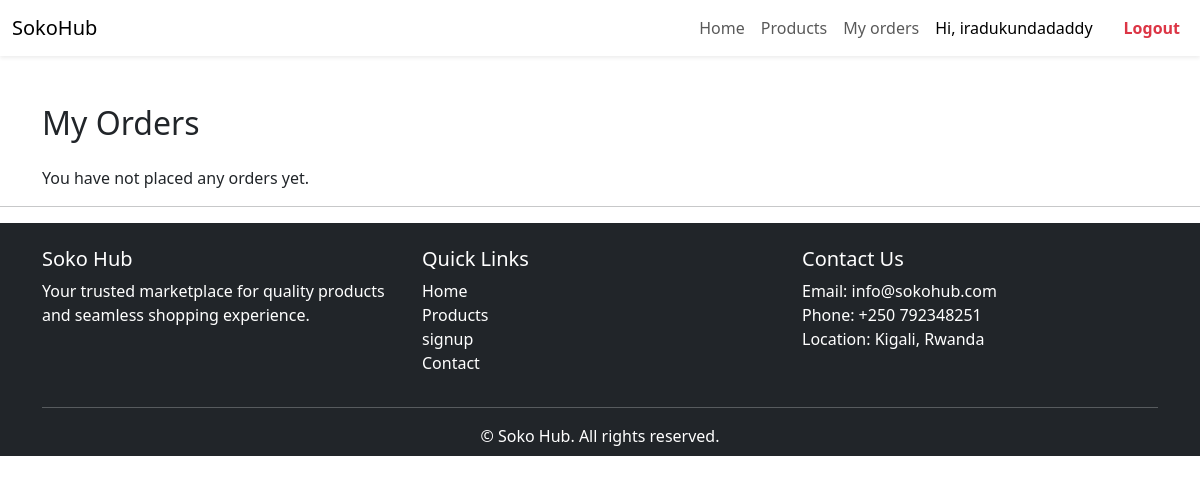
Before: /my-orders/ (signed in) with the older database file.
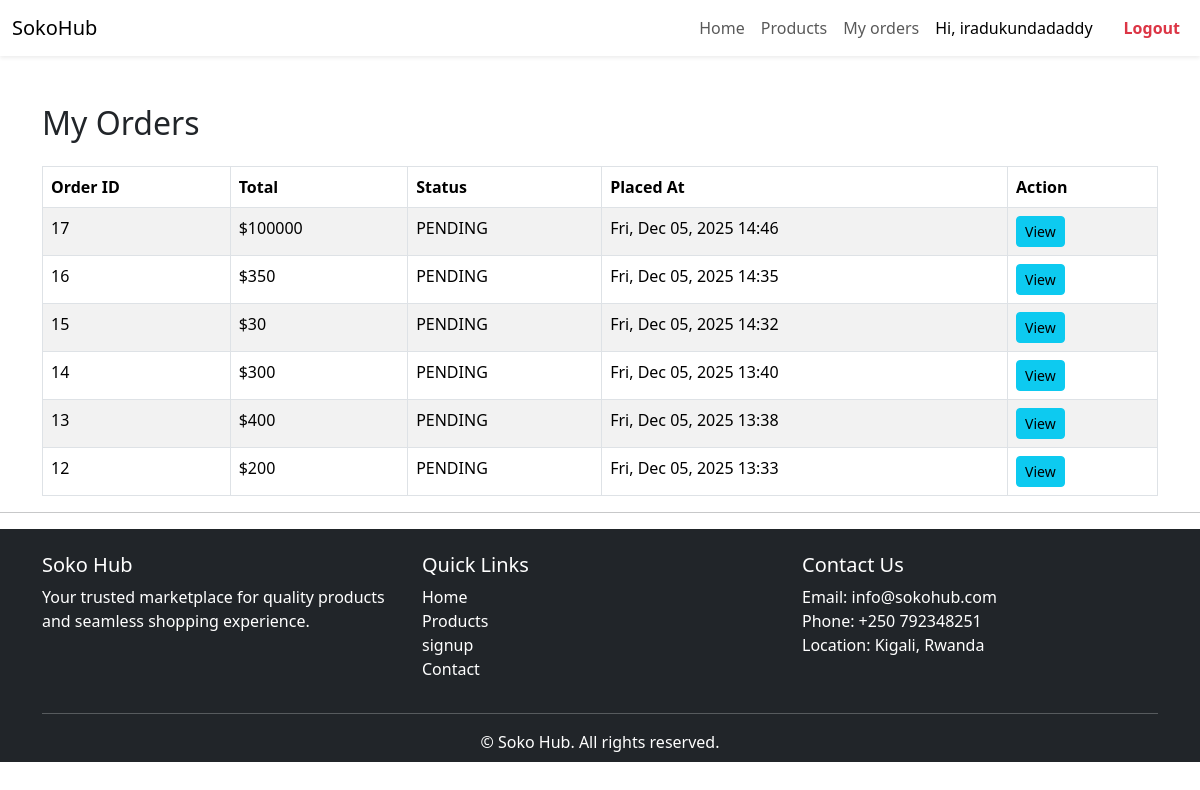
After: the same page with the newer database file.
### accounts/models.py (models this page shows)
class CustomUser(AbstractUser):
    USER_CHOICE_CUSTOMER= 'C',
    USER_CHOICE_VENDOR= 'V',
    USER_CHOICE = [
        ('V','Vendor'),
        ('C','Customer'),
    ]
    phone = models.CharField(max_length=15, blank=True, null=True)
    location = models.CharField(max_length=255)
    user_type= models.CharField(max_length = 150,choices= USER_CHOICE, default= USER_CHOICE_CUSTOMER)

### orders/models.py (models this page shows, shortened)
class Order(models.Model):
    STATUS_CHOICE = [
        ("PENDING","Pending"),
        ("PAID","Paid"),
        ("ACTIVE","Active")
    ]
    customer = models.ForeignKey('accounts.CustomUser',on_delete = models.CASCADE)
    phone = models.CharField( max_length=50)
    delivery_address = models.CharField(max_length=255)
    created_at  = models.DateTimeField(auto_now_add=True)
    status= models.CharField(max_length=255,choices = STATUS_CHOICE)
    total = models.IntegerField()

### orders/views.py (the view)
# urls.py: path("my-orders/", customer_orders, name="customer_orders"),
def customer_orders(request):
    orders = Order.objects.filter(customer=request.user).order_by('-created_at')
    context = {
        "orders": orders
    }
    return render(request, "orders/customer_orders.html", context)

### orders/templates/orders/customer_orders.html (shortened to what this page needs)
{% extends "accounts/base.html" %}
{% block content %}
<div class="container mt-5">
    <h2 class="mb-4">My Orders</h2>
    {% if orders %}
    <table class="table table-bordered table-striped">
        <thead>
            <tr>
                <th>Order ID</th>
                <th>Total</th>
                <th>Status</th>
                <th>Placed At</th>
                <th>Action</th>
            </tr>
        </thead>
        <tbody>
            {% for order in orders %}
            <tr>
                <td>{{ order.id }}</td>
                <td>${{ order.total }}</td>
                <td>{{ order.status }}</td>
                <td>{{ order.created_at|date:"D, M d, Y H:i" }}</td>
                <td>
                    <a href="{% url 'order_confirmation' order.id %}" class="btn btn-sm btn-info">View</a>
                </td>
            </tr>
            {% endfor %}
        </tbody>
    </table>
    {% else %}
    <p>You have not placed any orders yet.</p>
    {% endif %}
</div>
{% endblock %}

### accounts/templates/accounts/base.html (shortened to what this page needs)
{% load static %}
<!DOCTYPE html>
<html lang="en">
<head>
    <link href="https://cdn.jsdelivr.net/npm/bootstrap@5.3.8/dist/css/bootstrap.min.css" rel="stylesheet">
    <link rel="stylesheet" href="{% static 'products/css/main.css' %}">
</head>
<body>
{% include "accounts/navbar.html" %}
{% block content %}
{% endblock %}
    <hr>
    {% include "accounts/footer.html" %}
</body>
</html>

### accounts/templates/accounts/navbar.html (shortened to what this page needs)
{% load static %}
{% block content %}
<nav class="navbar navbar-expand-lg navbar-light bg-light shadow-sm py-2">
  <div class="container-fluid">
    <a class="navbar-brand   fs-lg " href="#">SokoHub</a>
    <div class="collapse navbar-collapse" id="navbarNav">
      <ul class="navbar-nav ms-auto mb-2 mb-lg-0">
      <ul class="navbar-nav mb-2 mb-lg-0">
        {% if request.user.is_authenticated %}
              {% if request.user.user_type == 'V' %}
        <li class="nav-item">
          <a class="nav-link"
          href="{% url 'vendor_dashboard' %}">Dashboard</a>
        </li>
        <li class="nav-item">
          <a class="nav-link "
             href="{% url 'vendor_products' %}">My Products</a>
        </li>
        <li class="nav-item">
          <a class="nav-link "
             href="{% url 'vendor_orders' %}">Orders</a>
        </li>
       {% else %}
        <li class="nav-item">
          <a class="nav-link "
             href="{% url 'home' %}">Home</a>
               </li>
               <li class="nav-item">
          <a class="nav-link "
             href="{% url 'product_list' %}">Products</a>
               </li><li class="nav-item">
          <a class="nav-link "
             href="{% url 'customer_orders' %}">My orders</a>
               </li>
      </ul>
        {% endif %}
         <li class="nav-item">
            <span class="nav-link msg">Hi, {{ request.user.username }}</span>
          </li>
          <li class="nav-item">
            <a class="nav-link text-danger fw-bold" href="{% url 'logout' %}">Logout</a>
          </li>
        {% endif %}
      </ul>
    </div>
  </div>
</nav>
{% endblock content %}

### accounts/templates/accounts/footer.html
{%block content%}
<footer class="bg-dark text-white pt-4 pb-2">
  <div class="container">
    <div class="row">
      <div class="col-md-4">
        <h5>Soko Hub</h5>
        <p>Your trusted marketplace for quality products and seamless shopping experience.</p>
      </div>
      <div class="col-md-4">
        <h5>Quick Links</h5>
        <ul class="list-unstyled">
          <li><a href="{% url "home" %}" class="text-white text-decoration-none">Home</a></li>
          <li><a href="{% url "product_list" %}" class="text-white text-decoration-none">Products</a></li>
          <li><a href="{% url "register" %}" class="text-white text-decoration-none">signup</a></li>
          <li><a href="{% url "login" %}" class="text-white text-decoration-none">Contact</a></li>
        </ul>
      </div>
      <div class="col-md-4" id ="contact">
        <h5>Contact Us</h5>
        <ul class="list-unstyled">
          <li>Email: info@sokohub.com</li>
          <li>Phone: +250 792348251</li>
          <li>Location: Kigali, Rwanda</li>
        </ul>
      </div>
    </div>
    <hr class="border-light">
    <div class="text-center">
      <p class="mb-0">&copy; {{ now|date:"Y" }} Soko Hub. All rights reserved.</p>
    </div>
  </div>
</footer>
{%endblock%}

### accounts/templates/accounts/navbar.html (style rules this page uses)
.navbar { background-color: #fff !important; display: flex !important; justify-content: flex-end !important; align-items: start; }
.msg { font-size: 16px; color: black !important; margin-right: 15px; }

Changed rows visible on the page:
added Order: id "17", total "100000", status "PENDING", created_at "Fri, Dec 05, 2025 14:46"
added Order: id "16", total "350", status "PENDING", created_at "Fri, Dec 05, 2025 14:35"
added Order: id "15", total "30", status "PENDING", created_at "Fri, Dec 05, 2025 14:32"
added Order: id "14", total "300", status "PENDING", created_at "Fri, Dec 05, 2025 13:40"
added Order: id "13", total "400", status "PENDING", created_at "Fri, Dec 05, 2025 13:38"
now on this page (row edited): Order: id "12", total "200", status "PENDING", created_at "Fri, Dec 05, 2025 13:33"
Other visible differences:
text no longer shown: "You have not placed any orders yet."
text now shown: "Order ID Total Status Placed At Action"
